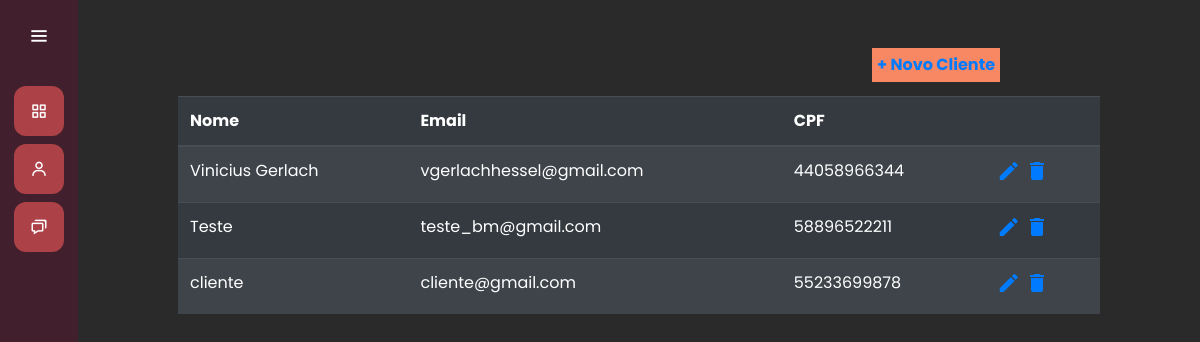
/clientes/, run on the app's committed database.
### clientes/models.py (models this page shows, shortened)
class Cliente(models.Model):
    nome_completo = models.CharField(max_length=80, default=True)
    email = models.EmailField(max_length=50)
    cpf = models.CharField(max_length=11)

### clientes/views.py (the view)
# urls.py: path('', views.clientes, name="clientes"),
def clientes(request):
    if request.method == "GET":
        clientes = Cliente.objects.all()
        return render(request, 'clientes.html', {'clientes': clientes})

### clientes/templates/clientes.html (shortened to what this page needs)
{% extends "base.html" %}
{% load static %}
{% block 'head' %}
    <link rel="stylesheet" href="{% static 'clientes/css/clientes.css' %}">
    <link rel="stylesheet" href="{% static 'clientes/css/lista_clientes.css' %}">
{% endblock %}
{% block 'dashboard' %}
    <br>
    <br>
    <div class="container-fluid distanciamento">
        <div>
            <a class="btn-add-clientes" href="{% url 'novo_cliente' %}">+ Novo Cliente</a>
            <br>
            <br>
            <table class="table table-striped table-dark">
                <thead>
                    <tr>
                        <th scope="col">Nome</th>
                        <th scope="col">Email</th>
                        <th scope="col">CPF</th>
                        <th scope="col"></th>
                    </tr>
                </thead>
                <tbody>
                    {% for cliente in clientes %}
                    <tr>
                        <td>{{cliente.nome_completo}}</td>
                        <td>{{cliente.email}}</td>
                        <td>{{cliente.cpf}}</td>
                        <td class="actions">
                            <a href="{% url 'atualizar_cliente' cliente.id %}" class="edit" title="Editar" data-toggle="tooltip"><i class="material-icons">&#xE254;</i></a>
                            <a onclick="deletar_cliente(this)" class="delete" id="id_cliente" value="{{cliente.id}}" title="Excluir" data-toggle="tooltip"><i class="material-icons">&#xE872;</i></a>
                        </td>
                    </tr>
                    {% endfor %}
                </tbody>
            </table>
        </div>
    </div>
{% endblock %}

### templates/static/general/css/base.css (style rules this page uses)
* { margin: 0; padding: 0; box-sizing: border-box; font-family: "Poppins" , sans-serif; }

### templates/static/general/css/general.css (style rules this page uses)
:root { --main-color: #ac4147; --dark-color: #411f2d; --light-color: #ffc27f; --contrast-color: #f88863; --differential-color: #ffe29a; }

### templates/static/clientes/css/lista_clientes.css (style rules this page uses)
.distanciamento { padding-left: 100px; padding-right: 100px; }
.actions { cursor: pointer; }
.btn-add-clientes { background-color: var(--contrast-color); padding: 5px; font-weight: bold; cursor: pointer; float: right; margin-right: 100px; }
.material-icons { cursor: pointer; }

### data on the page
Cliente: nome_completo "Vinicius Gerlach", email "vgerlachhessel@gmail.com", cpf "44058966344", {{ cliente.id }} 10 (drawn)
Cliente: nome_completo "Teste", email "teste_bm@gmail.com", cpf "58896522211", {{ cliente.id }} 17 (drawn)
Cliente: nome_completo "cliente", email "cliente@gmail.com", cpf "55233699878", {{ cliente.id }} 19 (drawn)
